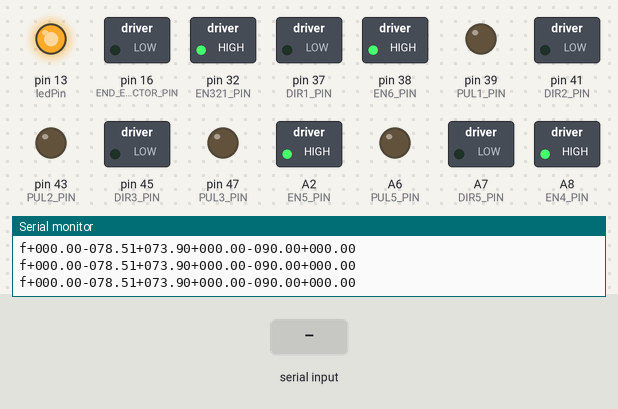
Bench run of a sketch on a simulated Arduino Mega 2560, built with avr-gcc and run on an emulated ATmega2560. Parts: switched loads named in the sketch (green lamp = pin HIGH), output pins drawn as LEDs (lit = HIGH), the last lines printed to the serial monitor. The test bench sets the inputs (shaded band).

Above: at 1.2 s.
1.3 s: "m90\n" received over Serial
At 4.0 s:
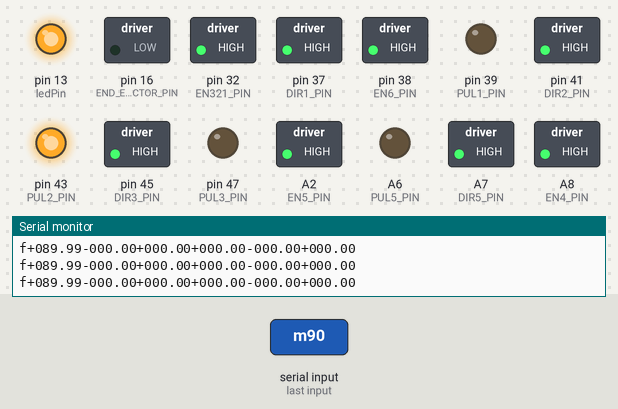
4.3 s: "m,45\n" received over Serial
At 6.0 s:
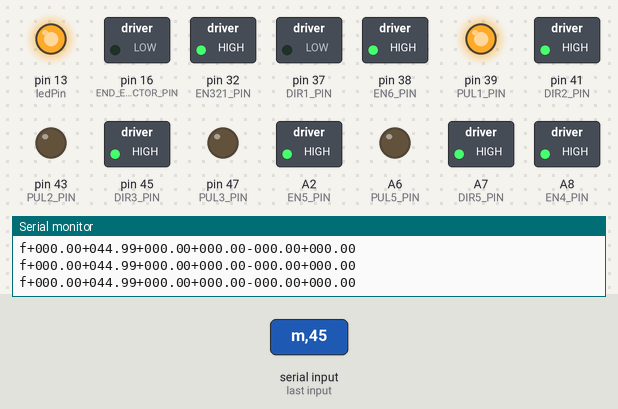
6.6 s: "eOn\n" received over Serial
At 7.8 s:
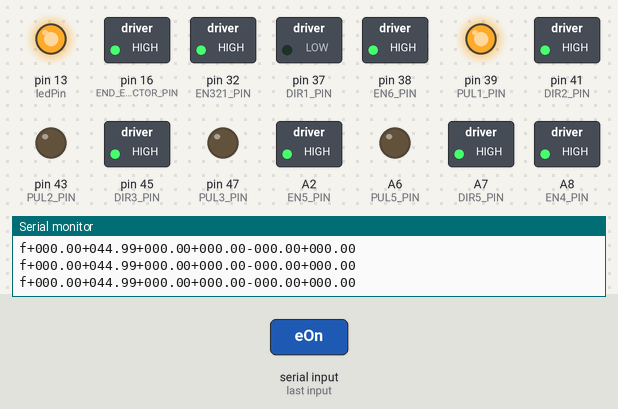
8.1 s: "en\n" received over Serial
At 9.0 s:
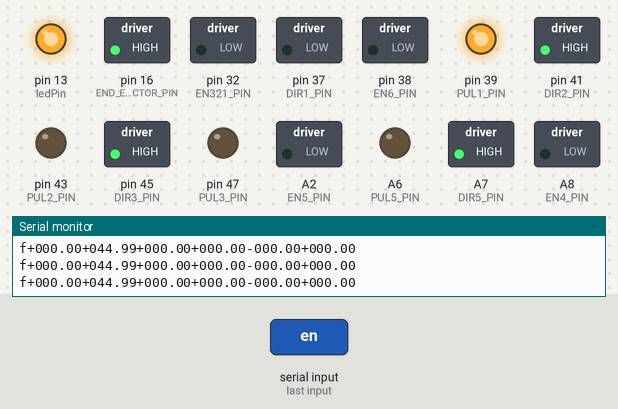
9.6 s: "eOff\n" received over Serial
At 10.2 s:
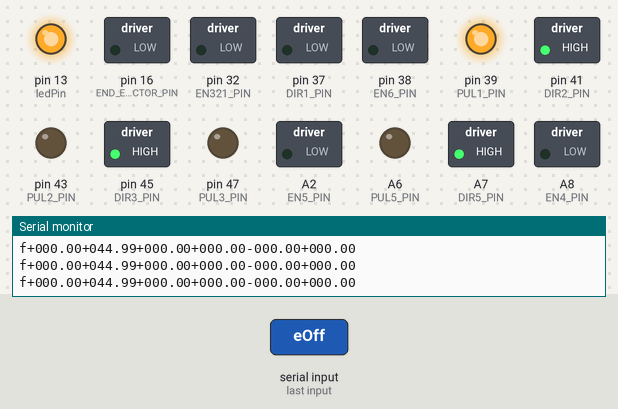
11.1 s: "m\n" received over Serial
At 12.0 s:
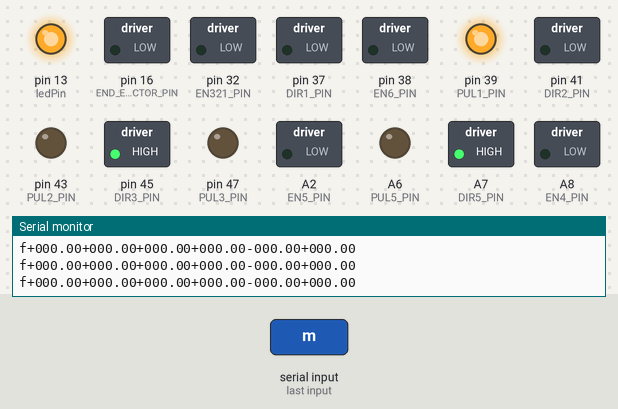
Timing chart, 0 to 13.8 s (numbered marks = the images above; inputs shaded):
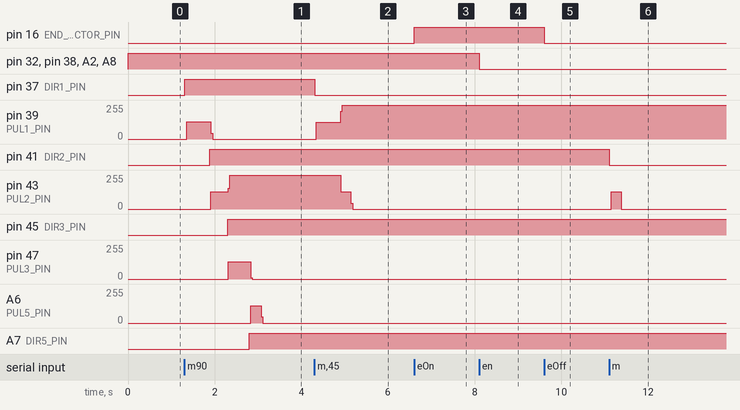

Measured:
- after the input at 1.3 s, pin 37 (DIR1_PIN): LOW → HIGH at once; pin 39 (PUL1_PIN): 0/255 → 128/255 after 0.05 s, → 0/255 0.56 s later; pin 41 (DIR2_PIN): LOW → HIGH after 0.58 s; pin 43 (PUL2_PIN): 0/255 → 128/255 after 0.61 s, → 255/255 0.40 s later; pin 45 (DIR3_PIN): LOW → HIGH after 1.0 s
- after the input at 4.3 s, pin 37 (DIR1_PIN): HIGH → LOW at once; pin 39 (PUL1_PIN): 0/255 → 127/255 at once, → 255/255 0.56 s later; pin 43 (PUL2_PIN): 255/255 → 128/255 after 0.60 s, → 0/255 0.24 s later
- after the input at 6.6 s, pin 16 (END_EFFECTOR_PIN): LOW → HIGH at once
- after the input at 8.1 s, pin 32 (EN321_PIN), pin 38 (EN6_PIN), A2 (EN5_PIN), A8 (EN4_PIN): HIGH → LOW at once
- after the input at 9.6 s, pin 16 (END_EFFECTOR_PIN): HIGH → LOW at once
- after the input at 11.1 s, pin 41 (DIR2_PIN): HIGH → LOW at once; pin 43 (PUL2_PIN): 0/255 → 128/255 after 0.05 s, → 0/255 0.24 s later

The sketch:

s1.ino
```cpp
// 0.00  0.01  0.46  3.14  2.04 -1.57

// #include <math.h>
//#include <SoftwareSerial.h>

//#define PI 3.1415926535897932384626433832795

// this works with ROS2 h/w interface

// kk-p20/15
#define END_EFFECTOR_PIN 16
//driver for the axis 1
#define PUL1_PIN 39
#define DIR1_PIN 37
//driver for the axis 2
#define PUL2_PIN 43
#define DIR2_PIN 41
//driver for the axis 3
#define PUL3_PIN 47
#define DIR3_PIN 45
//driver for the axis 4
#define PUL4_PIN 46
#define DIR4_PIN 48
//driver for the axis 5
#define PUL5_PIN A6
#define DIR5_PIN A7
//driver for the axis 6
#define PUL6_PIN A0
#define DIR6_PIN A1

//enable pin for the axis 3, 2 and 1
#define EN321_PIN 32
#define EN4_PIN A8
#define EN5_PIN A2
#define EN6_PIN 38

// rest pose (power off) of the robot arm.
float curPos1 = 0.0;
float curPos2 = -78.51;
float curPos3 = 73.90;
float curPos4 = 0.0;
float curPos5 = -90.0;
float curPos6 = 0.0;
const uint8_t dirPins[6] = { DIR1_PIN, DIR2_PIN, DIR3_PIN, DIR4_PIN, DIR5_PIN, DIR6_PIN };
const uint8_t pulPins[6] = { PUL1_PIN, PUL2_PIN, PUL3_PIN, PUL4_PIN, PUL5_PIN, PUL6_PIN };
boolean PULstat1 = 0;
boolean PULstat2 = 0;
boolean PULstat3 = 0;
boolean PULstat4 = 0;
boolean PULstat5 = 0;
boolean PULstat6 = 0;
boolean PULstat[6] = { PULstat1, PULstat2, PULstat3, PULstat4, PULstat5, PULstat6 };
//robot geometry
/*
360.0 / 200.0 / 32.0 calculates the degrees per microstep of the motor itself.
4.8: The division by 4.8 indicates that the motor's output is being further reduced by a gear system.
This means that for every 4.8 rotations of the motor, the output shaft of the gear system rotates once.
So, the 4.8 is a ratio. in essence, it calculates the degrees of rotation of the final output shaft per microstep, considering the gear reduction.
*/
// the motors are 200 steps /rev (50 teeth*4phase), microstepping=32
// step per degree = 200*32/360, dl= degree per microstep.
const double dl1 = 360.0 / 200.0 / 32.0 / 4.8;  // 4.8 is gear ratio
const double dl2 = 360.0 / 200.0 / 32.0 / 4.0;
const double dl3 = 360.0 / 200.0 / 32.0 / 5.0;
const double dl4 = 360.0 / 200.0 / 32.0 / 2.8;
const double dl5 = 360.0 / 200.0 / 32.0 / 2.1;
const double dl6 = 360.0 / 200.0 / 32.0 / 1.0;
const double degreePerStep[6] = { dl1, dl2, dl3, dl4, dl5, dl6 };

// String dataIn = ""; //variable to store the bluetooth command
// int index = 0; //index corresonding to the robot position
// float Joint1[50], Joint2[50], Joint3[50], Joint4[50], Joint5[50], Joint6[50], MaxSpeed[50], InSpeed[50], FinSpeed[50];
const uint8_t ledPin = 13;  // the LED is connected to digital pin 13

float X[6] = { 0.00, 0.00, 0.00, 0.00, 0.00, 0.00 };
float velG = 0;
/*
  int i = 0;
  int j = 0;
  int k = 0;
  float J[4][7];  // col 0: timing
  float V[5][6];  // plus head and tail
  float A[5][6];  // plus head and tail
*/

// float* splitStringToFloatArray(char* str);
const int MAX_INPUT_SIZE = 100;  // Adjust as needed
char inputBuffer[MAX_INPUT_SIZE];
int inputIndex = 0;
bool newCommandReady = false;

float* splitStringToFloatArray(char* str) {
  static float arr[6];
  int count = 0;
  char* token = strtok(str, ",");

  while (token != NULL && count < 6) {
    arr[count++] = atof(token);
    token = strtok(NULL, ",");
  }

  // If there were less than 6 values, fill the rest with 0.0
  while (count < 6) {
    arr[count++] = 0.0;
  }

  return arr;
}
void parseFloats(const char* str, float* out, int maxCount) {
  int idx = 0;
  bool negative = false;
  float value = 0.0f;
  float scale = 1.0f;
  bool decimal = false;

  while (*str && idx < maxCount) {
    char c = *str++;
    if (c == '-') {
      negative = true;
    } else if (c >= '0' && c <= '9') {
      value = value * 10.0f + (c - '0');
      if (decimal) scale *= 10.0f;
    } else if (c == '.') {
      decimal = true;
    } else if (c == ',') {
      out[idx++] = (negative ? -1 : 1) * (value / scale);
      value = 0.0f;
      scale = 1.0f;
      negative = false;
      decimal = false;
    }
  }
  if (idx < maxCount) {
    out[idx++] = (negative ? -1 : 1) * (value / scale);
  }
  while (idx < maxCount) {
    out[idx++] = 0.0f;
  }
}
// #include <TimerOne.h>
volatile int motor1StepsRemaining = 0;
volatile int motor2StepsRemaining = 0;
volatile unsigned long lastStepTime = 0;  // Last time step was made
// if we want a joint rotate 60 degrees per sec, 60 * 60/360 = 10rpm.
const float gearRatio = 4.8;  // gear ratio
const unsigned int rpm = 10;  // rpm
                              // ISR timer interrupt freq to be at least 100 time higher than the pulse rate.
const int stepsPerRevolution = 200;
unsigned int totalEffectiveSteps = 200 * 32 * gearRatio;
unsigned long totalStepsPerMinute = rpm * totalEffectiveSteps;
unsigned int pulse_interval = 1 / (totalStepsPerMinute / 60.0) * 1e6;  // pulse frequency
unsigned int stepInterval = pulse_interval / 3;
unsigned long currentMillis = 0;  // To store current time for non-blocking logic
// Parsed joint commands
float parsedJoints[6];


void setup() {
  Serial.begin(115200);
  while (!Serial) {
    ; // wait for serial port to connect needed for native USB.
  }

  pinMode(ledPin, OUTPUT);
  digitalWrite(ledPin, HIGH);

  pinMode(END_EFFECTOR_PIN, OUTPUT);
  digitalWrite(END_EFFECTOR_PIN, LOW);

  pinMode(PUL1_PIN, OUTPUT);
  pinMode(DIR1_PIN, OUTPUT);
  pinMode(PUL2_PIN, OUTPUT);
  pinMode(DIR2_PIN, OUTPUT);
  pinMode(PUL3_PIN, OUTPUT);
  pinMode(DIR3_PIN, OUTPUT);
  pinMode(PUL4_PIN, OUTPUT);
  pinMode(DIR4_PIN, OUTPUT);
  pinMode(PUL5_PIN, OUTPUT);
  pinMode(DIR5_PIN, OUTPUT);
  pinMode(PUL6_PIN, OUTPUT);
  pinMode(DIR6_PIN, OUTPUT);

  pinMode(EN321_PIN, OUTPUT);
  pinMode(EN4_PIN, OUTPUT);
  pinMode(EN5_PIN, OUTPUT);
  pinMode(EN6_PIN, OUTPUT);

  digitalWrite(PUL1_PIN, LOW);  // gear ratio = 96/20 = 4.8
  digitalWrite(DIR1_PIN, LOW);  //LOW = negative direction

  digitalWrite(PUL2_PIN, LOW);  // gear ratio = 4
  digitalWrite(DIR2_PIN, LOW);  //LOW = positive direction

  digitalWrite(PUL3_PIN, LOW);  // gear ratio = 5
  digitalWrite(DIR3_PIN, LOW);  //LOW = negative direction

  digitalWrite(PUL4_PIN, LOW);  // gear ratio = 56/20 = 2.8
  digitalWrite(DIR4_PIN, LOW);  //LOW = positive direction

  digitalWrite(PUL5_PIN, LOW);  // gear ratio = 42/20 = 2.1
  digitalWrite(DIR5_PIN, LOW);  //LOW = positive direction

  digitalWrite(PUL6_PIN, LOW);  // gear ratio = 1
  digitalWrite(DIR6_PIN, LOW);  //LOW = positive direction

  // all joints disabled!
  digitalWrite(EN321_PIN, HIGH);
  digitalWrite(EN4_PIN, HIGH);
  digitalWrite(EN5_PIN, HIGH);
  digitalWrite(EN6_PIN, HIGH);

  // Set up Timer1 to trigger an interrupt every xxx microseconds
  // Timer1.initialize(stepInterval * 1000);  // 100 times higher than the pulse rate.
  // Timer1.attachInterrupt(stepMotorsISR);

}

void loop() {
  serialEvent();  // Always check serial

  if (newCommandReady) {
    Serial.println("a");
    processCommand(inputBuffer);
    newCommandReady = false;
  } else{
    // only when nothing to read
    float curPos[6] = { curPos1, curPos2, curPos3, curPos4, curPos5, curPos6 };
    send_cur_positions(curPos, 6);
  }
  // Optional: small delay to avoid overloading
  delay(10);

  // Your stepping logic...
  // if (stepping == false && lastSteppingState == true) {
  //   cli();
  //   Serial.println("ack");
  //   sei();
  // }
  // lastSteppingState = stepping;
}
void send_cur_positions(const float* positions, int num_joints) {
  Serial.print('f');
  for (int i = 0; i < num_joints; ++i) {
    if (positions[i] >= 0) Serial.print('+');
    else Serial.print('-');

    int int_part = int(abs(positions[i]));
    int frac_part = int((abs(positions[i]) - int_part) * 100);

    // Always 3 digits integer, 2 digits decimal
    if (int_part < 100) Serial.print('0');
    if (int_part < 10) Serial.print('0');
    Serial.print(int_part);
    Serial.print('.');
    if (frac_part < 10) Serial.print('0');
    Serial.print(frac_part);
  }
  Serial.println();
}

void processCommand(const char* cmd) {
  if (cmd[0] == 'm' || cmd[0] == 'g') {
    parseFloats(cmd + 1, parsedJoints, 6);

    if (cmd[0] == 'm') {
      goTrajectory(parsedJoints);
      // Serial.println("a");  // send ack back
    } else if (cmd[0] == 'g') {
      // relative posisiton
      float from[6] = { curPos1, curPos2, curPos3, curPos4, curPos5, curPos6 };
      goStrightLine(from, parsedJoints, 0.25e-4, 0.75e-10, 0.0, 0.0);
      // Serial.println("a");
    }
  } else if (strcmp(cmd, "eOn") == 0) {
    digitalWrite(END_EFFECTOR_PIN, HIGH);
  } else if (strcmp(cmd, "eOff") == 0) {
    digitalWrite(END_EFFECTOR_PIN, LOW);
  } else if (strcmp(cmd, "en") == 0) {
    digitalWrite(EN321_PIN, LOW);
    digitalWrite(EN4_PIN, LOW);
    digitalWrite(EN5_PIN, LOW);
    digitalWrite(EN6_PIN, LOW);
  } else if (strcmp(cmd, "dis") == 0) {
    digitalWrite(EN321_PIN, HIGH);
    digitalWrite(EN4_PIN, HIGH);
    digitalWrite(EN5_PIN, HIGH);
    digitalWrite(EN6_PIN, HIGH);
  }
}
void serialEvent() {
  while (Serial.available()) {
    char c = Serial.read();

    if (c == '\n') {
      inputBuffer[inputIndex] = '\0';
      inputIndex = 0;
      newCommandReady = true;
      return;
    } else if (inputIndex < MAX_INPUT_SIZE - 1) {
      inputBuffer[inputIndex++] = c;
    }
  }
}

void goStrightLine(float* xfi, float* xff, float vel0, float acc0, float velini, float velfin) {
  //
  float lmax = max(abs(xff[0] - xfi[0]), abs(xff[1] - xfi[1]));
  lmax = max(lmax, abs(xff[2] - xfi[2]));
  lmax = max(lmax, abs(xff[3] - xfi[3]));
  lmax = max(lmax, abs(xff[4] - xfi[4]));
  lmax = max(lmax, abs(xff[5] - xfi[5]));
  unsigned long preMil = micros();
  double l = 0.0;
  vel0 = min(vel0, sqrt(lmax * acc0 + 0.5 * velini * velini + 0.5 * velfin * velfin));
  unsigned long curMil = micros();
  unsigned long t = 0;
  double tap = vel0 / acc0 - velini / acc0;
  double lap = velini * tap + acc0 * tap * tap / 2.0;
  double lcsp = lmax - (vel0 * vel0 / 2.0 / acc0 - velfin * velfin / 2.0 / acc0);
  double tcsp = (lcsp - lap) / vel0 + tap;
  double tfin = vel0 / acc0 - velfin / acc0 + tcsp;
  while (curMil - preMil <= tfin) {
    t = curMil - preMil;
    //acceleration phase
    if (t <= tap) {
      l = velini * t + acc0 * t * t / 2.0;
    }
    //contant maximum speed phase
    if (t > tap && t <= tcsp) {
      l = lap + vel0 * (t - tap);
    }
    //deceleration phase
    if (t > tcsp) {
      l = lcsp + vel0 * (t - tcsp) - acc0 * (t - tcsp) * (t - tcsp) / 2.0;
    }

    //trajectory x and y as a function of l
    float Xx[6];
    Xx[0] = xfi[0] + (xff[0] - xfi[0]) / lmax * l;
    Xx[1] = xfi[1] + (xff[1] - xfi[1]) / lmax * l;
    Xx[2] = xfi[2] + (xff[2] - xfi[2]) / lmax * l;
    Xx[3] = xfi[3] + (xff[3] - xfi[3]) / lmax * l;
    Xx[4] = xfi[4] + (xff[4] - xfi[4]) / lmax * l;
    Xx[5] = xfi[5] + (xff[5] - xfi[5]) / lmax * l;

    goTrajectory(Xx);
    curMil = micros();
  }
}

// low level control: this function takes care of gear ratios, we just give degrees for the joints to move from their current positions to the target positions.
void goTrajectory(float Jf[]) {
  const int delF = 2;
  if (Jf[0] - curPos1 > 0.0) {
    // positive direction of rotation - CCW
    digitalWrite(DIR1_PIN, HIGH);
    // why dl /2? coz each puls takes one microstep. there are +/- puls
    while (Jf[0] - curPos1 > dl1 / 2.0) {
      if (PULstat1 == 0) {
        digitalWrite(PUL1_PIN, HIGH);
        PULstat1 = 1;
      } else {
        digitalWrite(PUL1_PIN, LOW);
        PULstat1 = 0;
      }
      //curPos1 = Jf[0];
      curPos1 = curPos1 + dl1 / 2.0;
      if (Jf[0] - curPos1 > dl1 / 2.0) {
        delayMicroseconds(delF);
      }
    }
  } else {
    // neg direction roatiaon - CW rotation.
    digitalWrite(DIR1_PIN, LOW);
    while (-Jf[0] + curPos1 > dl1 / 2.0) {
      if (PULstat1 == 0) {
        digitalWrite(PUL1_PIN, HIGH);
        PULstat1 = 1;
      } else {
        digitalWrite(PUL1_PIN, LOW);
        PULstat1 = 0;
      }
      //curPos1 = Jf[0];
      curPos1 = curPos1 - dl1 / 2.0;
      if (-Jf[0] + curPos1 > dl1 / 2.0) {
        delayMicroseconds(delF);
      }
    }
  }
  // joint #2
  if (Jf[1] - curPos2 > 0.0) {  // positive direction of rotation
    digitalWrite(DIR2_PIN, HIGH);
    while (Jf[1] - curPos2 > dl2 / 2.0) {
      if (PULstat2 == 0) {
        digitalWrite(PUL2_PIN, HIGH);
        PULstat2 = 1;
      } else {
        digitalWrite(PUL2_PIN, LOW);
        PULstat2 = 0;
      }
      //curPos2 = Jf[1];
      curPos2 = curPos2 + dl2 / 2.0;
      if (Jf[1] - curPos2 > dl2 / 2.0) {
        delayMicroseconds(delF);
      }
    }
  } else {
    digitalWrite(DIR2_PIN, LOW);
    while (-Jf[1] + curPos2 > dl2 / 2.0) {
      if (PULstat2 == 0) {
        digitalWrite(PUL2_PIN, HIGH);
        PULstat2 = 1;
      } else {
        digitalWrite(PUL2_PIN, LOW);
        PULstat2 = 0;
      }
      //curPos2 = Jf[1];
      curPos2 = curPos2 - dl2 / 2.0;
      if (-Jf[1] + curPos2 > dl2 / 2.0) {
        delayMicroseconds(delF);
      }
    }
  }
  // joint #3
  if (Jf[2] - curPos3 > 0.0) {  // positive direction of rotation
    digitalWrite(DIR3_PIN, LOW);
    while (Jf[2] - curPos3 > dl3 / 2.0) {
      if (PULstat3 == 0) {
        digitalWrite(PUL3_PIN, HIGH);
        PULstat3 = 1;
      } else {
        digitalWrite(PUL3_PIN, LOW);
        PULstat3 = 0;
      }
      //curPos3 = Jf[2];
      curPos3 = curPos3 + dl3 / 2.0;
      if (Jf[2] - curPos3 > dl3 / 2.0) {
        delayMicroseconds(delF);
      }
    }
  } else {
    digitalWrite(DIR3_PIN, HIGH);
    while (-Jf[2] + curPos3 > dl3 / 2.0) {
      if (PULstat3 == 0) {
        digitalWrite(PUL3_PIN, HIGH);
        PULstat3 = 1;
      } else {
        digitalWrite(PUL3_PIN, LOW);
        PULstat3 = 0;
      }
      //curPos3 = Jf[2];
      curPos3 = curPos3 - dl3 / 2.0;
      if (-Jf[2] + curPos3 > dl3 / 2.0) {
        delayMicroseconds(delF);
      }
    }
  }
  // joint #4
  if (Jf[3] - curPos4 > 0.0) {  // positive direction of rotation
    digitalWrite(DIR4_PIN, HIGH);
    while (Jf[3] - curPos4 > dl4 / 2.0) {
      if (PULstat4 == 0) {
        digitalWrite(PUL4_PIN, HIGH);
        PULstat4 = 1;
      } else {
        digitalWrite(PUL4_PIN, LOW);
        PULstat4 = 0;
      }
      //curPos4 = Jf[3];
      curPos4 = curPos4 + dl4 / 2.0;
      if (Jf[3] - curPos4 > dl4 / 2.0) {
        delayMicroseconds(delF);
      }
    }
  } else {
    digitalWrite(DIR4_PIN, LOW);
    while (-Jf[3] + curPos4 > dl4 / 2.0) {
      if (PULstat4 == 0) {
        digitalWrite(PUL4_PIN, HIGH);
        PULstat4 = 1;
      } else {
        digitalWrite(PUL4_PIN, LOW);
        PULstat4 = 0;
      }
      //curPos4 = Jf[3];
      curPos4 = curPos4 - dl4 / 2.0;
      if (-Jf[3] + curPos4 > dl4 / 2.0) {
        delayMicroseconds(delF);
      }
    }
  }
  // joint #5
  if (Jf[4] - curPos5 > 0.0) {  // positive direction of rotation
    digitalWrite(DIR5_PIN, HIGH);
    while (Jf[4] - curPos5 > dl5 / 2.0) {
      if (PULstat5 == 0) {
        digitalWrite(PUL5_PIN, HIGH);
        PULstat5 = 1;
      } else {
        digitalWrite(PUL5_PIN, LOW);
        PULstat5 = 0;
      }
      //curPos5 = Jf[4];
      curPos5 = curPos5 + dl5 / 2.0;
      if (Jf[4] - curPos5 > dl5 / 2.0) {
        delayMicroseconds(delF);
      }
    }
  } else {
    digitalWrite(DIR5_PIN, LOW);
    while (-Jf[4] + curPos5 > dl5 / 2.0) {
      if (PULstat5 == 0) {
        digitalWrite(PUL5_PIN, HIGH);
        PULstat5 = 1;
      } else {
        digitalWrite(PUL5_PIN, LOW);
        PULstat5 = 0;
      }
      //curPos5 = Jf[4];
      curPos5 = curPos5 - dl5 / 2.0;
      if (-Jf[4] + curPos5 > dl5 / 2.0) {
        delayMicroseconds(delF);
      }
    }
  }
  // joint #6
  if (Jf[5] - curPos6 > 0.0) {  // positive direction of rotation
    digitalWrite(DIR6_PIN, HIGH);
    while (Jf[5] - curPos6 > dl6 / 2.0) {
      if (PULstat6 == 0) {
        digitalWrite(PUL6_PIN, HIGH);
        PULstat6 = 1;
      } else {
        digitalWrite(PUL6_PIN, LOW);
        PULstat6 = 0;
      }
      //curPos6 = Jf[5];
      curPos6 = curPos6 + dl6 / 2.0;
      if (Jf[5] - curPos6 > dl6 / 2.0) {
        delayMicroseconds(delF);
      }
    }
  } else {
    digitalWrite(DIR6_PIN, LOW);
    while (-Jf[5] + curPos6 > dl6 / 2.0) {
      if (PULstat6 == 0) {
        digitalWrite(PUL6_PIN, HIGH);
        PULstat6 = 1;
      } else {
        digitalWrite(PUL6_PIN, LOW);
        PULstat6 = 0;
      }
      //curPos6 = Jf[5];
      curPos6 = curPos6 - dl6 / 2.0;
      if (-Jf[5] + curPos6 > dl6 / 2.0) {
        delayMicroseconds(delF);
      }
    }
  }
}
/*
void goTrajectory1(float Jf[]) {
  const int baseDelay = 400;  // Start delay (slower = bigger value)
  const int minDelay = 100;   // Min delay (fastest speed)
  const int accelSteps = 200; // Number of steps to reach full speed
  const int delF = 2;

  bool moving[6] = {true, true, true, true, true, true};
  float targets[6] = {Jf[0], Jf[1], Jf[2], Jf[3], Jf[4], Jf[5]};
  float* curPos[6] = {&curPos1, &curPos2, &curPos3, &curPos4, &curPos5, &curPos6};
  int DIR_PIN[6] = {DIR1_PIN, DIR2_PIN, DIR3_PIN, DIR4_PIN, DIR5_PIN, DIR6_PIN};
  int PUL_PIN[6] = {PUL1_PIN, PUL2_PIN, PUL3_PIN, PUL4_PIN, PUL5_PIN, PUL6_PIN};
  int PULstat[6] = {&PULstat1, &PULstat2, &PULstat3, &PULstat4, &PULstat5, &PULstat6};
  float dl[6] = {dl1, dl2, dl3, dl4, dl5, dl6};

  int stepCount[6] = {0, 0, 0, 0, 0, 0};  // count steps per joint
  int totalSteps[6];

  // Compute how many steps each joint needs
  for (int i = 0; i < 6; i++) {
    totalSteps[i] = abs(int((targets[i] - *(curPos[i])) / (dl[i] / 2.0)));
    if (targets[i] - *(curPos[i]) > 0.0) {
      digitalWrite(DIR_PIN[i], HIGH);
    } else {
      digitalWrite(DIR_PIN[i], LOW);
    }
  }

  bool allDone = false;
  while (!allDone) {
    allDone = true;

    for (int i = 0; i < 6; i++) {
      if (!moving[i]) continue;

      float diff = targets[i] - *(curPos[i]);
      if (abs(diff) > dl[i] / 2.0) {
        // Calculate acceleration profile
        int halfSteps = totalSteps[i] / 2;
        int currentStep = stepCount[i];
        int delayNow = baseDelay;

        if (currentStep < accelSteps) {
          // Accelerating
          delayNow = baseDelay - (baseDelay - minDelay) * currentStep / accelSteps;
        } else if (currentStep > totalSteps[i] - accelSteps) {
          // Decelerating
          int decelStep = totalSteps[i] - currentStep;
          delayNow = baseDelay - (baseDelay - minDelay) * decelStep / accelSteps;
        } else {
          delayNow = minDelay;
        }

        if (*(PULstat[i]) == 0) {
          digitalWrite(PUL_PIN[i], HIGH);
          *(PULstat[i]) = 1;
        } else {
          digitalWrite(PUL_PIN[i], LOW);
          *(PULstat[i]) = 0;
          if (diff > 0) {
            *(curPos[i]) += dl[i] / 2.0;
          } else {
            *(curPos[i]) -= dl[i] / 2.0;
          }
          stepCount[i]++;
        }

        delayMicroseconds(delayNow);
        allDone = false;
      } else {
        moving[i] = false;
      }
    }
    delayMicroseconds(delF);
  }
}
*/
```
